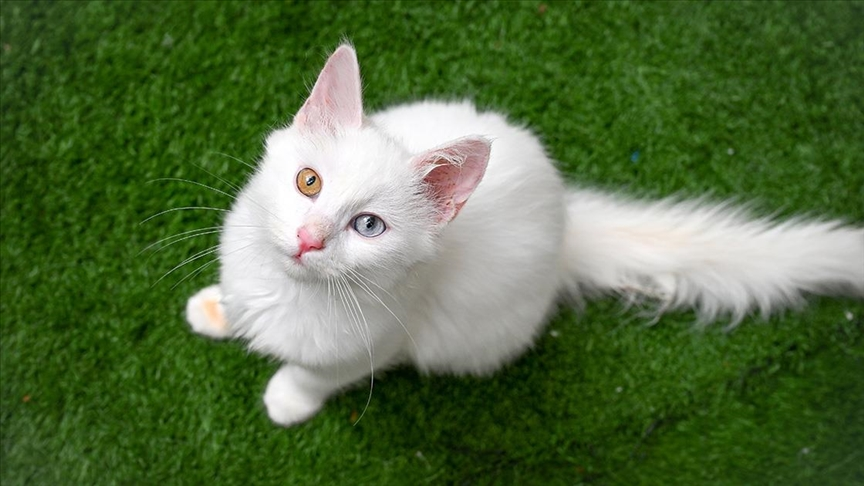
#> input picture kedi.jpg, 864 x 486 px
$ python -i main.py   (imports and definitions only)
#> lines starting #> are read from the running program, lines starting #| are printed output that depends on the picture
import cv2
import numpy as np
import tkinter as tk # Arayüz kütüphanesi
from tkinter import filedialog, messagebox
from PIL import Image # Pillow kütüphanesi

#Görsel seçme
def select_image():
    path = filedialog.askopenfilename(filetypes=[("Image files", "*.jpg *.jpeg *.png")])
    if path:
        process_image(path)

def process_image(image_path):
#> called with image_path = 'kedi.jpg'
    img = cv2.imread(image_path)
#> img is the input picture: shape (486, 864, 3); mean B, G, R 63.6, 108.2, 84
    if img is None:
        messagebox.showerror("Hata", "Görsel okunamadı.")
        return

    h, w = img.shape[:2]
#> h = 486; w = 864
    rect = (1, 1, w-2, h-2)  # Tüm görsel neredeyse
#> rect = (1, 1, 862, 484)

    # GrabCut için hazırlık
    mask = np.zeros(img.shape[:2], np.uint8)
    bgdModel = np.zeros((1, 65), np.float64)
    fgdModel = np.zeros((1, 65), np.float64)

    # GrabCut çalıştır
    cv2.grabCut(img, mask, rect, bgdModel, fgdModel, 5, cv2.GC_INIT_WITH_RECT)

    # Ön plan ve arka plan maskesi
    foreground_mask = (mask == 1) | (mask == 3)  # 1: probable foreground, 3: sure foreground

    # Beyaz zeminli görsel oluştur
    white_background = np.ones_like(img, dtype=np.uint8) * 255
    output = np.where(foreground_mask[:, :, np.newaxis], img, white_background)
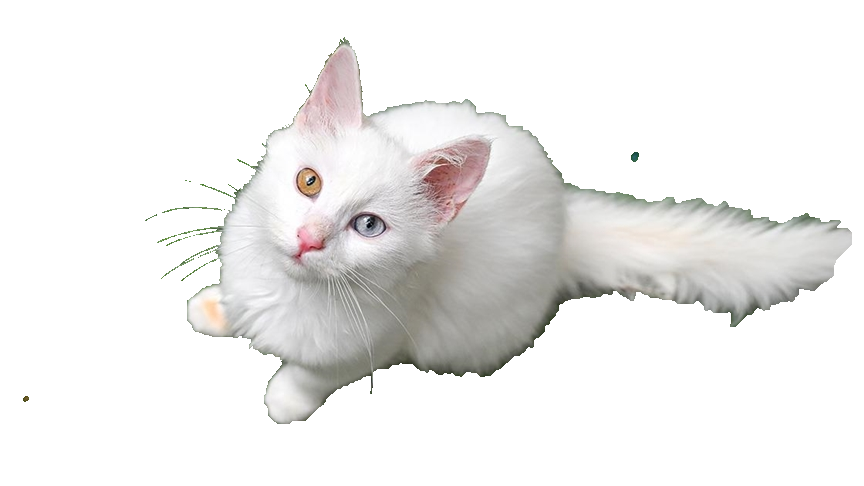
#> output: shape (486, 864, 3); mean B, G, R 236.5, 237.4, 238.2

    # Kaydetme
    save_path = filedialog.asksaveasfilename(defaultextension=".png", filetypes=[("PNG files", "*.png")])
    if save_path:
        Image.fromarray(cv2.cvtColor(output, cv2.COLOR_BGR2RGB)).save(save_path)
        messagebox.showinfo("Başarılı", f"Arka plan beyaz yapıldı:\n{save_path}")
    else:
        messagebox.showwarning("İptal", "Kaydetme işlemi iptal edildi.")

    img = cv2.imread(image_path)
    if img is None:
        messagebox.showerror("Hata", "Görsel okunamadı.")
        return

    # Görüntü Boyutları
    h, w = img.shape[:2]
    rect = (int(w*0.1), int(h*0.1), int(w*0.8), int(h*0.8))
#> rect = (86, 48, 691, 388)

    # GrabCut Segmentasyonu
    mask = np.zeros(img.shape[:2], np.uint8)
    bgdModel = np.zeros((1, 65), np.float64)
    fgdModel = np.zeros((1, 65), np.float64)

    cv2.grabCut(img, mask, rect, bgdModel, fgdModel, 5, cv2.GC_INIT_WITH_RECT)
    mask2 = np.where((mask==2)|(mask==0), 0, 255).astype("uint8")

    # Renk kanallarını RGBA olarak düzelt
    img_rgb = cv2.cvtColor(img, cv2.COLOR_BGR2RGB)
    r, g, b = cv2.split(img_rgb)
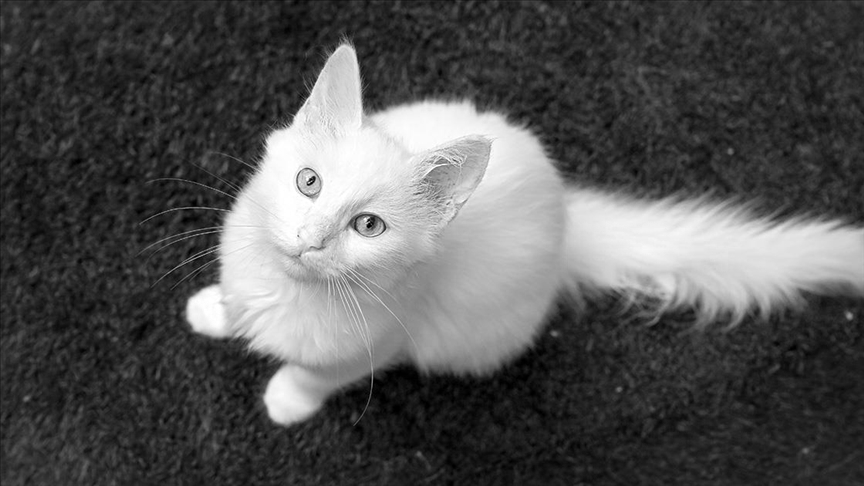
#> r: shape (486, 864); min 0, max 255, mean 84
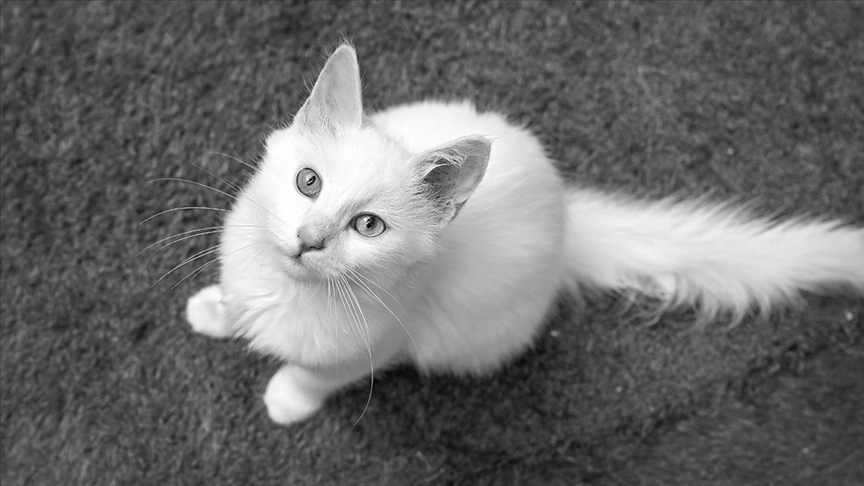
#> g: shape (486, 864); min 0, max 255, mean 108.2
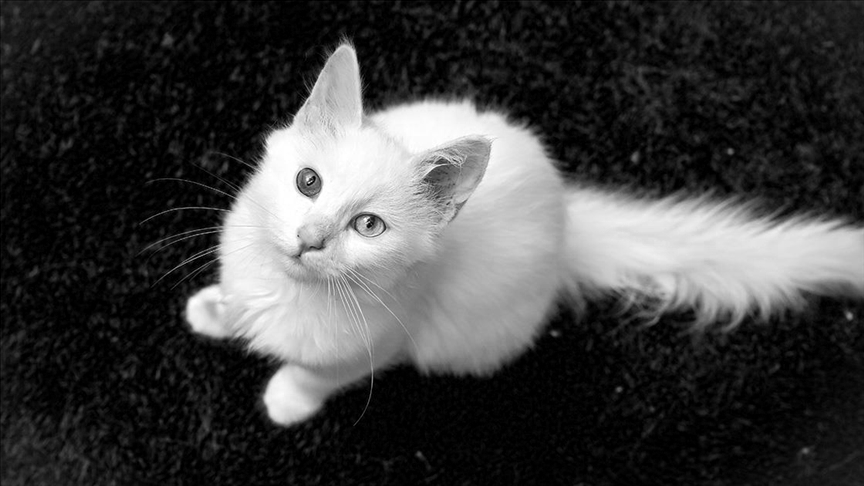
#> b: shape (486, 864); min 0, max 255, mean 63.6
    alpha = mask2
    rgba = cv2.merge((r, g, b, alpha))
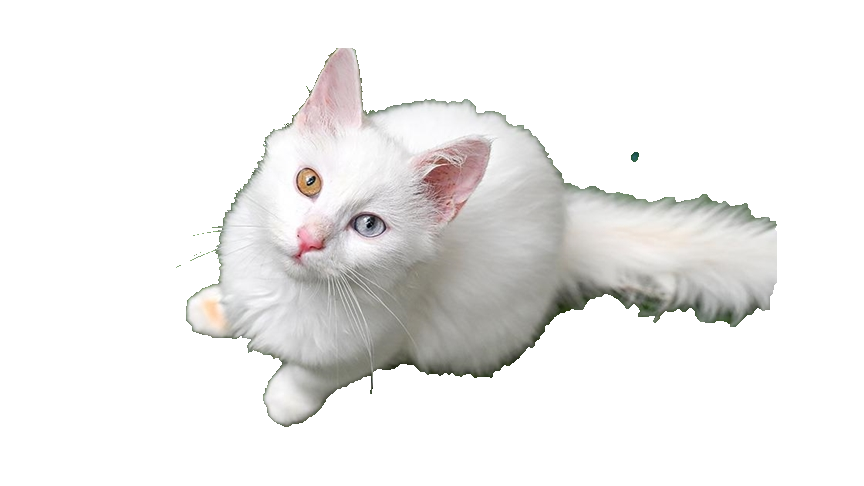
#> rgba: shape (486, 864, 4); mean R, G, B, A 84, 108.2, 63.6, 68.7; transparent parts drawn white

    save_path = filedialog.asksaveasfilename(defaultextension=".png", filetypes=[("PNG files", "*.png")])
    if save_path:
        Image.fromarray(rgba).save(save_path)
        messagebox.showinfo("Başarılı", f"PNG olarak kaydedildi:\n{save_path}")
    else:
        messagebox.showwarning("İptal", "Kaydetme işlemi iptal edildi.")

    img = cv2.imread(image_path)
    if img is None:
        messagebox.showerror("Hata", "Görsel okunamadı.")
        return

    # Görüntü Boyutları
    h, w = img.shape[:2]
    rect = (int(w*0.1), int(h*0.1), int(w*0.8), int(h*0.8))

    # GrabCut Segmentasyonu
    mask = np.zeros(img.shape[:2], np.uint8)
    bgdModel = np.zeros((1, 65), np.float64)
    fgdModel = np.zeros((1, 65), np.float64)

    cv2.grabCut(img, mask, rect, bgdModel, fgdModel, 5, cv2.GC_INIT_WITH_RECT)
    mask2 = np.where((mask==2)|(mask==0), 0, 255).astype("uint8")

    b, g, r = cv2.split(img)
    alpha = mask2
    rgba = cv2.merge((b, g, r, alpha))

    save_path = filedialog.asksaveasfilename(defaultextension=".png", filetypes=[("PNG files", "*.png")])
    if save_path:
        Image.fromarray(rgba).save(save_path)
        messagebox.showinfo("Başarılı", f"PNG olarak kaydedildi:\n{save_path}")
    else:
        messagebox.showwarning("İptal", "Kaydetme işlemi iptal edildi.")

# [3 lines not run here, left out]

# [1 line that did not run here, left out]
# [1 line not run here, left out]

# [1 line that did not run here, left out]
# [3 lines not run here, left out]

>>> result = process_image('kedi.jpg')
